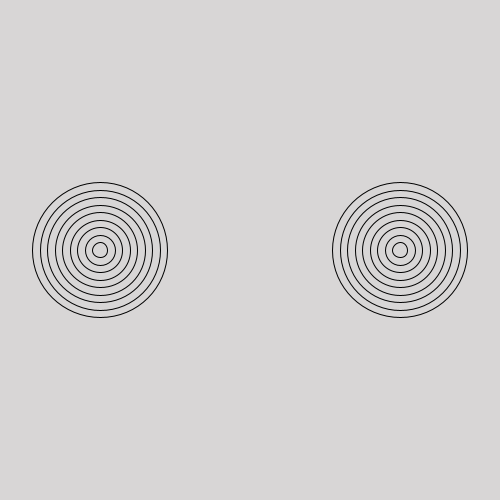
Frame 1 (no input)
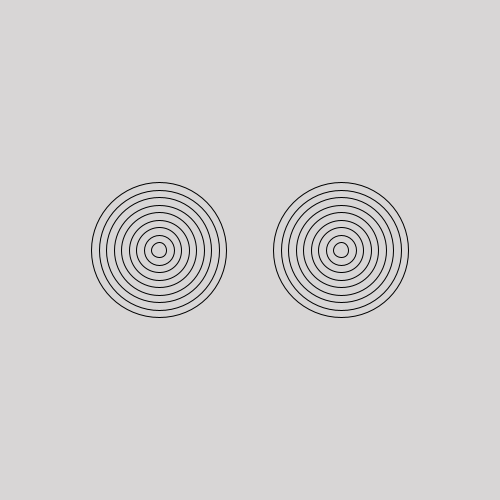
Frame 60 (the mouse pressed at the canvas centre just before this capture)
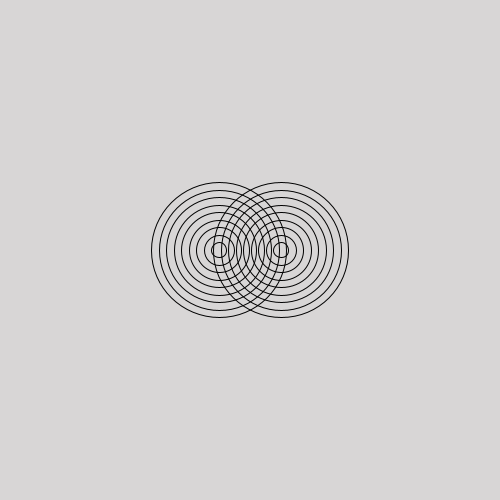
Frame 120 (the mouse held since frame 60 and released just before this capture)

The Processing sketch that drew these frames (run headless with seeded random() and noise(); from frame 60 on, the mouse is pressed at the canvas centre):

// Processing sketch: AmazingRings
// ── AmazingRings.pde
int x1=100;
int x2=400;
void setup(){
size(500,500);
}

void draw(){
  background(216,214,214);
  noFill();
for(int i=0;i<10;i++){
  ellipse(x1,250,i*15,i*15);
}
  for(int i=0;i<10;i++){
  ellipse(x2,250,i*15,i*15);
  }
x1=x1+1;
x2=x2-1;
if(x1==400){
  x1=100;
}
if(x2==100){
  x2=400;
}
}
